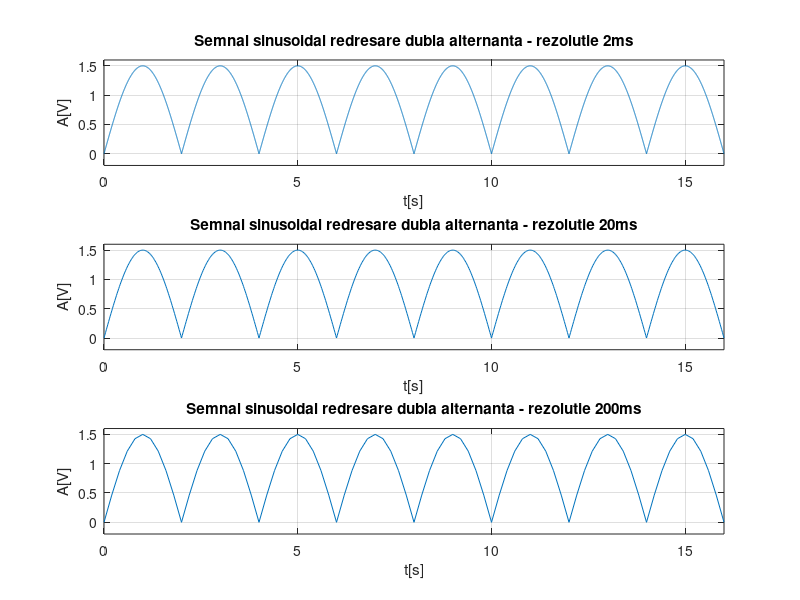

Source code (MATLAB):
t1=0:0.002:16; %pasul de 2ms
t2=0:0.02:16; %pasul de 20ms
t3=0:0.2:16; %pasul de 200ms
ampl=1.5; %amplitudinea
T=4; %perioada 4s
F=1/T; %frecventa
w=2*pi*F; %pulsatia
semnal1=abs(ampl*sin(w*t1)); %redresare dubla alternanta pozitiva: partea negativa a semnalului este convertita in pozitiva
semnal2=abs(ampl*sin(w*t2));
semnal3=abs(ampl*sin(w*t3));
subplot(3,1,1)
plot(t1,semnal1),grid,xlabel('t[s]'),ylabel('A[V]'),title('Semnal sinusoidal redresare dubla alternanta - rezolutie 2ms')
axis([0 16 -0.2 1.6]) %marirea domeniului pentru a vizualiza mai bine semnalul
subplot(3,1,2)
plot(t2,semnal2),grid,xlabel('t[s]'),ylabel('A[V]'),title('Semnal sinusoidal redresare dubla alternanta - rezolutie 20ms')
axis([0 16 -0.2 1.6])
subplot(3,1,3)
plot(t3,semnal3),grid,xlabel('t[s]'),ylabel('A[V]'),title('Semnal sinusoidal redresare dubla alternanta - rezolutie 200ms')
axis([0 16 -0.2 1.6])